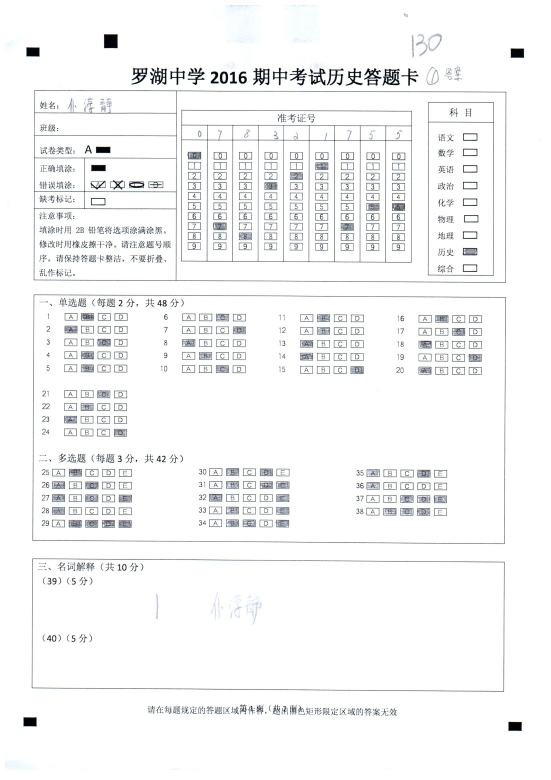
//> input picture chackAnswerCard1/S1_1.jpg, 1653 x 2338 px (shown at 1/3 size)
$ ./main   (built with g++ and OpenCV 4)
//> lines starting //> are read from the running program, lines starting //| are printed output that depends on the picture; after the words box and inside, x2 and y2 are one past the last pixel; in counts of white or black regions, pixels touching at a corner belong together
### TesseractTest/MouseSelect.h
#pragma once
#ifndef __MOUSESELECT_H__
#define __MOUSESELECT_H__

#include <opencv2/opencv.hpp>
#include <iostream>

#define MAX_OBJECTS    10
using namespace cv;
//using namespace std;
typedef struct MouseSelectParams
{
	std::vector<Point> pts;        //Points of selected
	char        *win_name;
	Mat            *image;
	unsigned int mode;        //1 Point,2 Rect
	int             n;            // selected object number
}MouseSelectParams;

void on_mouse(int event, int x, int y, int flags, void *param);
class MouseSelect
{
public:
	MouseSelect();
	~MouseSelect();

	void select_rect(Mat &frame);
	void select_point(Mat &frame);

	std::vector<Point> vPoints;
	std::vector<Rect> vRects;
	unsigned int obj_selected;
private:
	int get_rects(Mat &frame);
	int get_points(Mat &frame);

};
#endif

### TesseractTest/MouseSelect.cpp
#include "MouseSelect.h"

MouseSelectParams *g_mousep;
MouseSelect::MouseSelect() {}

MouseSelect::~MouseSelect() {}

void MouseSelect::select_rect(Mat &frame)
{
	obj_selected = 0;
	while (0 == obj_selected)
	{
		obj_selected = get_rects(frame);
		if (obj_selected == 0)
		{
			std::cout << "You haven't selected any rectangles. " << std::endl;
		}
	}
}

// [12 lines left out: function select_point, not called in this run]

int MouseSelect::get_rects(Mat &frame)
{
	char *win_name = "Init Frame";
	MouseSelectParams params;
	params.win_name = win_name;
	params.image = &frame;
	params.n = 0;
	params.mode = 2;
	namedWindow(win_name, WINDOW_AUTOSIZE);
	imshow(win_name, frame);

	g_mousep = &params;
	setMouseCallback(win_name, on_mouse, 0);
	waitKey(0);
	destroyWindow(win_name);

	int x1, x2, y1, y2, w, h;
	Rect rt;
	Point pt1, pt2;
	std::cout << "Point Num: " << params.pts.size() << " Object Num: " << params.n << " Object Type: Rect." << std::endl;
	for (int i = 0; i < params.pts.size(); i += 2)
	{
		pt1 = params.pts[i];
		pt2 = params.pts[i + 1];
		x1 = min(pt1.x, pt2.x);
		x2 = max(pt1.x, pt2.x);
		y1 = min(pt1.y, pt2.y);
		y2 = max(pt1.y, pt2.y);
		w = x2 - x1;
		h = y2 - y1;
		w = (w % 2) ? w : w + 1;
		h = (h % 2) ? h : h + 1;
		rt.x = x1;
		rt.y = y1;
		rt.width = w;
		rt.height = h;
		vRects.push_back(rt);
	}
	return params.n;
}

// [25 lines left out: function get_points, not called in this run]

void on_mouse(int event, int x, int y, int flags, void *param)
{
	int        n;
	static bool pressed = false;
	static Point cur_pt;
	static Point prev_pt;
	/* on left button press, remember first corner of rectangle around object */
	if (event == CV_EVENT_LBUTTONDOWN)
	{
		n = g_mousep->n;
		if (n == MAX_OBJECTS)
		{
			return;
		}
		prev_pt.x = x;
		prev_pt.y = y;
		//cout<<prev_pt.x <<","<<prev_pt.y<<" "<<cur_pt.x<<","<<cur_pt.y<<endl;
		pressed = true;
	}
	/* on left button up, finalise the rectangle and draw it in black */
	else if (event == CV_EVENT_LBUTTONUP && pressed)
	{
		/* 1 == mode for selecting points */
		if (1 == g_mousep->mode)
		{
			n = g_mousep->n;
			if (n == MAX_OBJECTS)
			{
				return;
			}
			cur_pt.x = x;
			cur_pt.y = y;
			g_mousep->pts.push_back(cur_pt);
			int radius = 3;
			circle(*g_mousep->image, cur_pt, radius, CV_RGB(255, 0, 0));
			imshow(g_mousep->win_name, *g_mousep->image);
			pressed = false;
			g_mousep->n++;
		}
		/* 2 == mode for selecting rectangles */
		else if (2 == g_mousep->mode)
		{
			n = g_mousep->n;
			if (n == MAX_OBJECTS)
			{
				return;
			}
			cur_pt.x = x;
			cur_pt.y = y;
			g_mousep->pts.push_back(prev_pt);
			g_mousep->pts.push_back(cur_pt);

//			g_mousep->rt = CvRect(prev_pt.x, prev_pt.y, cur_pt.x - prev_pt.x, cur_pt.y - prev_pt.y);
			//    cout<<prev_pt.x <<","<<prev_pt.y<<" "<<cur_pt.x<<","<<cur_pt.y<<endl;
			rectangle(*g_mousep->image, prev_pt, cur_pt, CV_RGB(0, 0, 255));
			imshow(g_mousep->win_name, *g_mousep->image);
			pressed = false;
			g_mousep->n++;
		}
		else if (3 == g_mousep->mode)
		{
			n = g_mousep->n;

		}
	}
	else if (event == CV_EVENT_MOUSEMOVE && pressed && CV_EVENT_FLAG_LBUTTON)
	{
		if (2 == g_mousep->mode)
		{
			n = g_mousep->n;
			if (n == MAX_OBJECTS)
			{
				return;
			}
			cur_pt.x = x;
			cur_pt.y = y;
			Mat tmp = (*g_mousep->image).clone();
			//cout<<prev_pt.x <<","<<prev_pt.y<<" "<<cur_pt.x<<","<<cur_pt.y<<endl;
			rectangle(tmp, prev_pt, cur_pt, CV_RGB(0, 255, 0));
			imshow(g_mousep->win_name, tmp);
		}
	}
}

### chackAnswerCard1/main.cpp
#include <opencv2/core/core.hpp>
#include<opencv2/highgui/highgui.hpp>
#include<opencv2/imgproc/imgproc.hpp>
#include <cmath>
#include <iostream>
// #include <vector>
#include <list>
#include <map>
#include <time.h>
#include "MouseSelect.h"

using namespace cv;
using namespace std;

//++
//自动调整对比度
// [191 lines left out: function autocontrost, not called in this run]
//--

class RectComp						//Rect排序
{
public:
	Rect rm;
	RectComp(Rect rms)
	{
		rm = rms;
	}
	bool operator < (const RectComp& ti) const
	{
		return rm.x < ti.rm.x;
	}
};


typedef enum CPType
{
	UNKNOWN = 0,
	Fix_CP,			//定点，坐标计算用
	H_HEAD,			//水平同步头
	V_HEAD,			//垂直同步头
	ABMODEL,		//AB卷型
	COURSE,			//科目
	QK_CP,			//缺考
	GRAY_CP,		//灰度校验
	WHITE_CP,		//白校验
	SN,				//考号区
	OMR				//选择题设置
};

typedef struct _RectInfo_
{
	CPType		eCPType;						//校验点类型
	int			nThresholdValue;				//此矩形识别时要求的标准值，即达到的灰度值的阀值
	float		fStandardValue;					//此矩形识别时测量值
	float		fRealValue;						//
	float		fStandardValuePercent;			//此矩形要求的标准值比例，即达到给定的灰度值的比例
	float		fRealValuePercent;				//此矩形实际的值(灰度值)
	int			nHItem;							//第几个水平同步头
	int			nVItem;							//第几个垂直同步头
	int			nSnVal;							//标识准考证的数字 0-9
	int			nTH;							//题号
	int			nAnswer;						//答案循序，属于第几个答案，如1-A,2-B,3-C,4-D,5-E,6-F...
	int			nSingle;						//0-单选，1-多选
	int			nRecogFlag;						//识别标识：识别SN时--识别考号顺序与选项方向的考号窗口标识值；识别OMR时--识别题号顺序与选项方向的OMR设置窗口的标识值
	//	cv::Point	ptFix;
	cv::Rect	rt;
	//	cv::Rect	rtFix;
	// [17 lines left out: function _RectInfo_, not called in this run]
}RECTINFO, *pRECTINFO;

typedef std::list<RECTINFO> RECTLIST;			//矩形位置列表
// [249 lines left out: functions PicRectify, FixWarpAffine, FixwarpPerspective, PicTransfer, not called in this run]
int main()
{
	clock_t start, end;
	start = clock();
	//装载图片
	Mat srcImage1 = imread("S1_1.jpg");	//card1.png
//> srcImage1 is the input picture: 2338 rows x 1653 cols, CV_8UC3; mean B, G, R 246.3, 246, 245.6

	end = clock();
	cout << "imread time: " << end - start << endl;
#if 0
	Mat imag_controst = autocontrost(srcImage1);
	namedWindow("autocontrost", 1);
	imshow("autocontrost", imag_controst);

	namedWindow("0原图", 1);
	imshow("0原图", srcImage1);
#endif
	MouseSelect mouse;
	mouse.select_rect(srcImage1);
//> the loop in select_rect, `while (0 == obj_selected)` made 1 pass; the left mouse button is pressed at (413, 584)
//> obj_selected on pass 1: 1
	Mat imag_ch2 = srcImage1(mouse.vRects[0]);
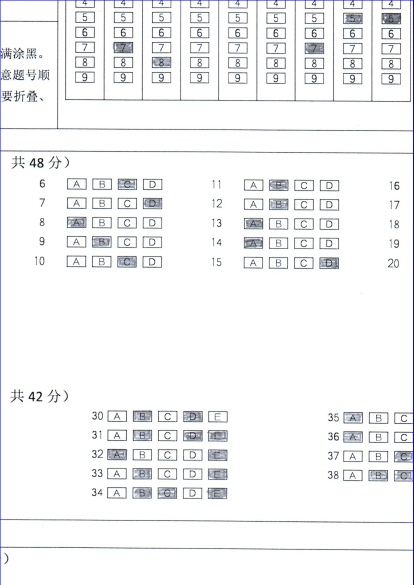
//> imag_ch2: 1169 rows x 827 cols, CV_8UC3 (shown at 1/2 size); mean B, G, R 245, 243.7, 243.2

	clock_t start1, end1;
	start1 = clock();

	Mat srcImage2, srcImage3, srcImage4, srcImage5;

	namedWindow("0裁剪图", 1);
	imshow("0裁剪图", imag_ch2);

	//图片变成灰度图片
	cvtColor(/*srcImage1*/imag_ch2, srcImage2, CV_BGR2GRAY);

	namedWindow("1灰度gray", 1);
	imshow("1灰度gray", srcImage2);


	//图片二值化
	threshold(srcImage2, srcImage3, 200, 255, THRESH_BINARY_INV);
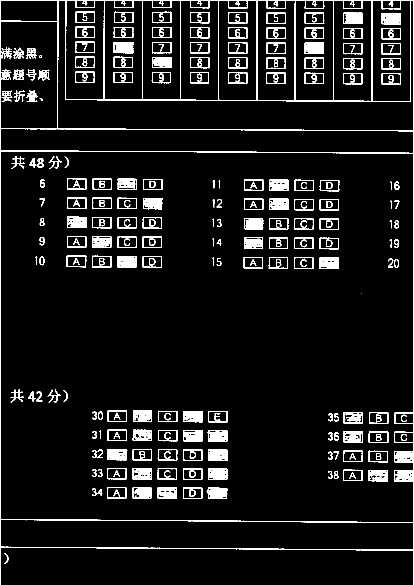
//> srcImage3: 1169 rows x 827 cols, CV_8UC1 (shown at 1/2 size); 7.7% white; 282 white regions (8 under 20 px), largest, box (x1, y1, x2, y2) and area: (0, 0, 827, 1169) 19219, (763, 26, 802, 49) 854, (226, 84, 267, 107) 850

	namedWindow("2二值化threshold", 1);
	imshow("2二值化threshold", srcImage3);

	Mat srcImage31;
	threshold(srcImage2, srcImage31, 170, 255, THRESH_BINARY_INV);
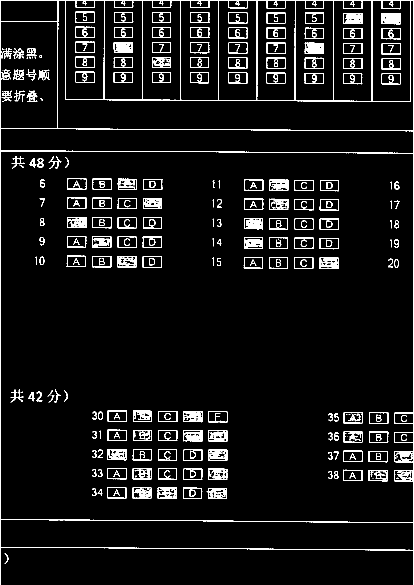
//> srcImage31: 1169 rows x 827 cols, CV_8UC1 (shown at 1/2 size); 6.1% white in thin lines or dots

	namedWindow("2二值化threshold1", 1);
	imshow("2二值化threshold1", srcImage31);

#if 1
	//确定腐蚀和膨胀核的大小
	Mat element = getStructuringElement(MORPH_RECT, Size(4, 4));	//Size(4, 4)
	//腐蚀操作1
	erode(srcImage3, srcImage4, element);
//> srcImage4: 1169 rows x 827 cols, CV_8UC1; 1.1% white; 93 white regions (49 under 20 px), largest, box (x1, y1, x2, y2) and area: (765, 28, 801, 48) 593, (417, 977, 453, 997) 535, (229, 86, 266, 106) 524

	namedWindow("3腐蚀erode", 1);
	imshow("3腐蚀erode", srcImage4);

	Mat srcImage42;
	//确定腐蚀和膨胀核的大小
	Mat element2 = getStructuringElement(MORPH_RECT, Size(3, 3));	//Size(4, 4)
	//腐蚀操作2
	erode(srcImage4, srcImage42, element2);
//> srcImage42: 1169 rows x 827 cols, CV_8UC1; 0.6% white; 66 white regions (32 under 20 px), largest, box (x1, y1, x2, y2) and area: (771, 29, 800, 47) 444, (234, 87, 261, 105) 385, (419, 978, 452, 996) 384

	namedWindow("3腐蚀2erode", 1);
	imshow("3腐蚀2erode", srcImage42);

	//膨胀操作
	dilate(srcImage42, srcImage5, element2);
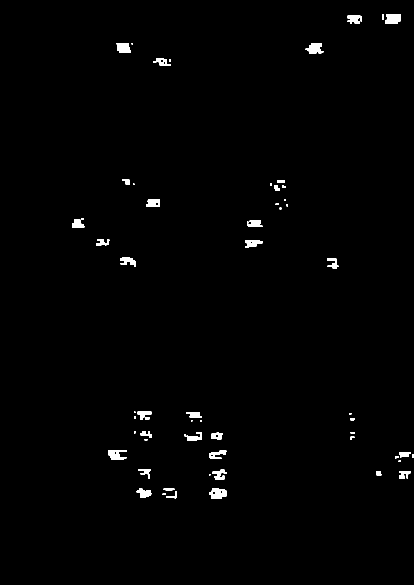
//> srcImage5: 1169 rows x 827 cols, CV_8UC1 (shown at 1/2 size); 0.96% white; 60 white regions (16 under 20 px), largest, box (x1, y1, x2, y2) and area: (770, 28, 801, 48) 548, (418, 977, 453, 997) 530, (611, 87, 647, 107) 499

	namedWindow("4膨胀dilate", 1);
	imshow("4膨胀dilate", srcImage5);

	Mat srcImage52;
	//膨胀操作
	dilate(srcImage5, srcImage52, element);
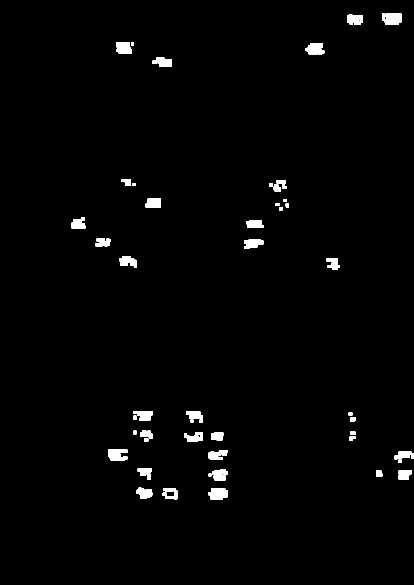
//> srcImage52: 1169 rows x 827 cols, CV_8UC1 (shown at 1/2 size); 1.6% white; 51 white regions

	namedWindow("4膨胀2dilate", 1);
	imshow("4膨胀2dilate", srcImage52);

	//提取已经涂好了的选项
	std::vector<std::vector<cv::Point> > chapter1;

	findContours(srcImage52, chapter1, RETR_EXTERNAL, CHAIN_APPROX_SIMPLE);
//> chapter1 = 51 contours; largest, box (x1, y1, x2, y2) and area: (764, 27, 803, 50) 735, (417, 976, 455, 999) 680, (216, 899, 255, 922) 638, (610, 86, 649, 109) 638, (232, 85, 264, 108) 588
	Mat result(srcImage52.size(), CV_8U, cv::Scalar(255));

	cv::drawContours(result, chapter1, -1, cv::Scalar(0), 2);
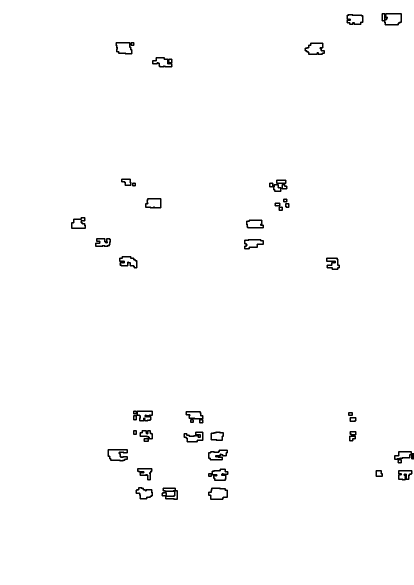
//> result: 1169 rows x 827 cols, CV_8UC1 (shown at 1/2 size); 98.9% white; 37 black regions, largest, box (x1, y1, x2, y2) and area: (266, 821, 306, 843) 493, (323, 975, 356, 1000) 469, (538, 359, 575, 384) 461
	namedWindow("5轮廓化resultImage", 1);
	cv::imshow("5轮廓化resultImage", result);

	vector<RectComp>RectCompList;
	for (int i = 0; i < chapter1.size(); i++)
	{
		Rect rm = cv::boundingRect(cv::Mat(chapter1[i]));
		RectComp *ti = new RectComp(rm);
		RectCompList.push_back(*ti);
		printf("Rect %d x = %d,y = %d, width = %d, high = %d \n",i,rm.x,rm.y, rm.width, rm.height);
	}
//> this loop made 51 passes
//> rm in RectComp on passes 1 to 8: Rect(417, 976, 38, 23), Rect(324, 976, 31, 23), Rect(272, 975, 33, 23), Rect(417, 947, 6, 6), Rect(797, 941, 27, 19), Rect(752, 941, 13, 12), Rect(424, 938, 32, 23), Rect(275, 937, 29, 23)
//> (printed output is left out)
	sort(RectCompList.begin(), RectCompList.end());

	map<int, string>listenAnswer;
	//判断这部分的答题卡是否都已涂上
	for (int t = 0; t < RectCompList.size(); t++)
	{
		if (RectCompList.at(t).rm.y<20)
		{
			listenAnswer[t] = "A";
		}
		else if ((RectCompList.at(t).rm.y>20) && (RectCompList.at(t).rm.y<35))
		{
			listenAnswer[t] = "B";
		}
		else if (RectCompList.at(t).rm.y>35)
		{
			listenAnswer[t] = "C";
		}
		printf("sorted %d x = %d,y = %d \n", t, RectCompList.at(t).rm.x, RectCompList.at(t).rm.y);

		Rect rt = RectCompList.at(t).rm;
		rt.x = rt.x + mouse.vRects[0].x;
		rt.y = rt.y + mouse.vRects[0].y;
		rectangle(srcImage1, rt, CV_RGB(255, 0, 0));

	}
//> this loop made 51 passes
//> (printed output is left out)
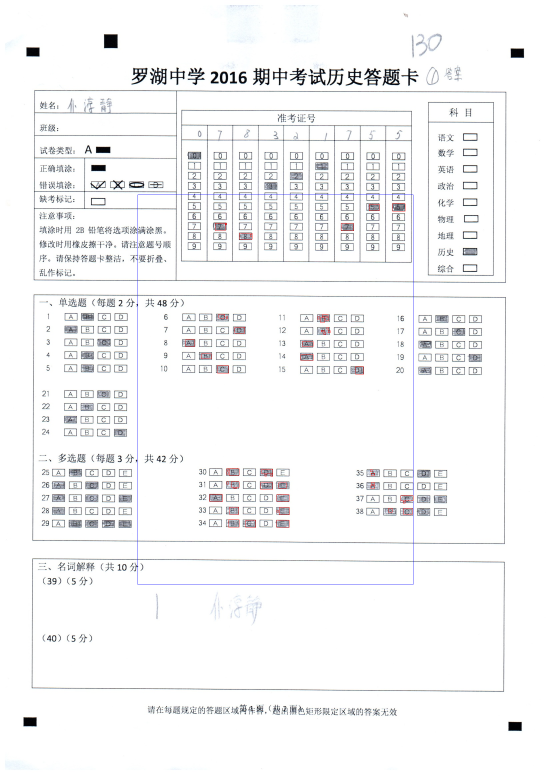
//> srcImage1: 2338 rows x 1653 cols, CV_8UC3 (shown at 1/3 size); mean B, G, R 246.2, 245.6, 245.4
	imshow("test", srcImage1);

	for (map<int, string>::iterator it = listenAnswer.begin(); it != listenAnswer.end(); ++it)
	{
		cout << "num:" << it->first + 1 << "," << "answer:" << it->second << endl;
	}
#else
	//确定腐蚀和膨胀核的大小
	Mat element = getStructuringElement(MORPH_RECT, Size(4, 4));	//Size(4, 4)
	//腐蚀操作
	erode(srcImage3, srcImage4, element);

	namedWindow("3腐蚀erode", 1);
	imshow("3腐蚀erode", srcImage4);

	//膨胀操作
	dilate(srcImage4, srcImage5, element);

	namedWindow("4膨胀dilate", 1);
	imshow("4膨胀dilate", srcImage5);

	//提取已经涂好了的选项
	std::vector<std::vector<cv::Point> > chapter1;

	findContours(srcImage5, chapter1, RETR_EXTERNAL, CHAIN_APPROX_SIMPLE);
	Mat result(srcImage5.size(), CV_8U, cv::Scalar(255));

	cv::drawContours(result, chapter1, -1, cv::Scalar(0), 2);
	namedWindow("5轮廓化resultImage", 1);
	cv::imshow("5轮廓化resultImage", result);

	vector<RectComp>RectCompList;
	for (int i = 0; i < chapter1.size(); i++)
	{
		Rect rm = cv::boundingRect(cv::Mat(chapter1[i]));
		RectComp *ti = new RectComp(rm);
		RectCompList.push_back(*ti);
        printf("Rect %d x = %d,y = %d, width = %d, high = %d \n",i,rm.x,rm.y, rm.width, rm.height);
	}
	sort(RectCompList.begin(), RectCompList.end());

	map<int, string>listenAnswer;
	//判断这部分的答题卡是否都已涂上
	for (int t = 0; t < RectCompList.size(); t++)
	{
		if (RectCompList.at(t).rm.y<20)
		{
			listenAnswer[t] = "A";
		}
		else if ((RectCompList.at(t).rm.y>20) && (RectCompList.at(t).rm.y<35))
		{
			listenAnswer[t] = "B";
		}
		else if (RectCompList.at(t).rm.y>35)
		{
			listenAnswer[t] = "C";
		}
		printf("sorted %d x = %d,y = %d \n", t, RectCompList.at(t).rm.x, RectCompList.at(t).rm.y);

		Rect rt = RectCompList.at(t).rm;
		rt.x = rt.x + mouse.vRects[0].x;
		rt.y = rt.y + mouse.vRects[0].y;
		rectangle(srcImage1, rt, CV_RGB(255, 0, 0));

	}
	imshow("test", srcImage1);

	for (map<int, string>::iterator it = listenAnswer.begin(); it != listenAnswer.end(); ++it)
	{
		cout << "num:" << it->first + 1 << "," << "answer:" << it->second << endl;
	}
#endif
	end1 = clock();
	cout << "other time: " << end1 - start1 << endl;
	waitKey(0);
	return 0;
}
